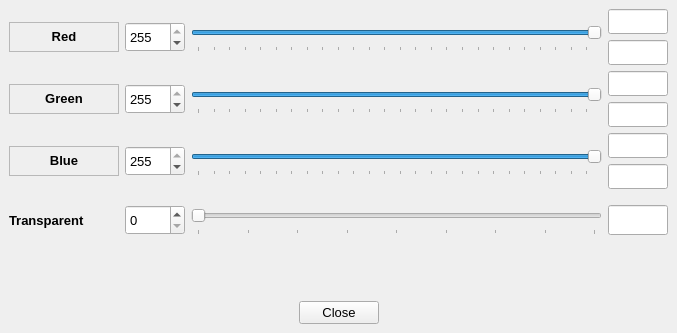
<?xml version="1.0" encoding="UTF-8"?>
<ui version="4.0">
 <class>MainWindow</class>
 <widget class="QMainWindow" name="MainWindow">
  <property name="geometry">
   <rect>
    <x>0</x>
    <y>0</y>
    <width>677</width>
    <height>333</height>
   </rect>
  </property>
  <property name="font">
   <font>
    <pointsize>10</pointsize>
   </font>
  </property>
  <property name="windowTitle">
   <string>RGB</string>
  </property>
  <property name="windowIcon">
   <iconset>
    <normaloff>app.ico</normaloff>app.ico</iconset>
  </property>
  <widget class="QWidget" name="centralwidget">
   <layout class="QVBoxLayout" name="verticalLayout_4">
    <item>
     <layout class="QGridLayout" name="gridLayout_2">
      <item row="3" column="0">
       <widget class="QLabel" name="lblBlue">
        <property name="minimumSize">
         <size>
          <width>110</width>
          <height>30</height>
         </size>
        </property>
        <property name="maximumSize">
         <size>
          <width>110</width>
          <height>30</height>
         </size>
        </property>
        <property name="font">
         <font>
          <pointsize>10</pointsize>
          <weight>75</weight>
          <bold>true</bold>
         </font>
        </property>
        <property name="focusPolicy">
         <enum>Qt::StrongFocus</enum>
        </property>
        <property name="autoFillBackground">
         <bool>false</bool>
        </property>
        <property name="frameShape">
         <enum>QFrame::StyledPanel</enum>
        </property>
        <property name="frameShadow">
         <enum>QFrame::Raised</enum>
        </property>
        <property name="text">
         <string>Blue</string>
        </property>
        <property name="textFormat">
         <enum>Qt::RichText</enum>
        </property>
        <property name="scaledContents">
         <bool>false</bool>
        </property>
        <property name="alignment">
         <set>Qt::AlignCenter</set>
        </property>
        <property name="wordWrap">
         <bool>false</bool>
        </property>
       </widget>
      </item>
      <item row="2" column="2">
       <widget class="QSlider" name="sliderGreen">
        <property name="minimumSize">
         <size>
          <width>400</width>
          <height>30</height>
         </size>
        </property>
        <property name="mouseTracking">
         <bool>false</bool>
        </property>
        <property name="contextMenuPolicy">
         <enum>Qt::DefaultContextMenu</enum>
        </property>
        <property name="acceptDrops">
         <bool>false</bool>
        </property>
        <property name="autoFillBackground">
         <bool>true</bool>
        </property>
        <property name="maximum">
         <number>255</number>
        </property>
        <property name="pageStep">
         <number>10</number>
        </property>
        <property name="value">
         <number>255</number>
        </property>
        <property name="orientation">
         <enum>Qt::Horizontal</enum>
        </property>
        <property name="invertedAppearance">
         <bool>false</bool>
        </property>
        <property name="invertedControls">
         <bool>false</bool>
        </property>
        <property name="tickPosition">
         <enum>QSlider::TicksBelow</enum>
        </property>
        <property name="tickInterval">
         <number>10</number>
        </property>
       </widget>
      </item>
      <item row="2" column="1">
       <widget class="QSpinBox" name="vbGreen">
        <property name="minimumSize">
         <size>
          <width>60</width>
          <height>30</height>
         </size>
        </property>
        <property name="maximumSize">
         <size>
          <width>60</width>
          <height>30</height>
         </size>
        </property>
        <property name="maximum">
         <number>255</number>
        </property>
        <property name="value">
         <number>255</number>
        </property>
       </widget>
      </item>
      <item row="3" column="1">
       <widget class="QSpinBox" name="vbBlue">
        <property name="minimumSize">
         <size>
          <width>60</width>
          <height>30</height>
         </size>
        </property>
        <property name="maximumSize">
         <size>
          <width>60</width>
          <height>30</height>
         </size>
        </property>
        <property name="maximum">
         <number>255</number>
        </property>
        <property name="value">
         <number>255</number>
        </property>
       </widget>
      </item>
      <item row="4" column="2">
       <widget class="QSlider" name="sliderTransparent">
        <property name="minimumSize">
         <size>
          <width>400</width>
          <height>30</height>
         </size>
        </property>
        <property name="autoFillBackground">
         <bool>true</bool>
        </property>
        <property name="maximum">
         <number>80</number>
        </property>
        <property name="value">
         <number>0</number>
        </property>
        <property name="orientation">
         <enum>Qt::Horizontal</enum>
        </property>
        <property name="tickPosition">
         <enum>QSlider::TicksBelow</enum>
        </property>
        <property name="tickInterval">
         <number>10</number>
        </property>
       </widget>
      </item>
      <item row="1" column="2">
       <widget class="QSlider" name="sliderRed">
        <property name="minimumSize">
         <size>
          <width>400</width>
          <height>30</height>
         </size>
        </property>
        <property name="autoFillBackground">
         <bool>true</bool>
        </property>
        <property name="maximum">
         <number>255</number>
        </property>
        <property name="pageStep">
         <number>10</number>
        </property>
        <property name="value">
         <number>255</number>
        </property>
        <property name="orientation">
         <enum>Qt::Horizontal</enum>
        </property>
        <property name="tickPosition">
         <enum>QSlider::TicksBelow</enum>
        </property>
        <property name="tickInterval">
         <number>10</number>
        </property>
       </widget>
      </item>
      <item row="1" column="0">
       <widget class="QLabel" name="lblRed">
        <property name="minimumSize">
         <size>
          <width>110</width>
          <height>30</height>
         </size>
        </property>
        <property name="maximumSize">
         <size>
          <width>110</width>
          <height>30</height>
         </size>
        </property>
        <property name="font">
         <font>
          <pointsize>10</pointsize>
          <weight>75</weight>
          <bold>true</bold>
          <kerning>true</kerning>
         </font>
        </property>
        <property name="focusPolicy">
         <enum>Qt::StrongFocus</enum>
        </property>
        <property name="autoFillBackground">
         <bool>false</bool>
        </property>
        <property name="frameShape">
         <enum>QFrame::StyledPanel</enum>
        </property>
        <property name="frameShadow">
         <enum>QFrame::Raised</enum>
        </property>
        <property name="midLineWidth">
         <number>5</number>
        </property>
        <property name="text">
         <string>Red</string>
        </property>
        <property name="textFormat">
         <enum>Qt::RichText</enum>
        </property>
        <property name="scaledContents">
         <bool>false</bool>
        </property>
        <property name="alignment">
         <set>Qt::AlignCenter</set>
        </property>
       </widget>
      </item>
      <item row="1" column="1">
       <widget class="QSpinBox" name="vbRed">
        <property name="minimumSize">
         <size>
          <width>60</width>
          <height>30</height>
         </size>
        </property>
        <property name="maximumSize">
         <size>
          <width>60</width>
          <height>30</height>
         </size>
        </property>
        <property name="maximum">
         <number>255</number>
        </property>
        <property name="value">
         <number>255</number>
        </property>
       </widget>
      </item>
      <item row="2" column="0">
       <widget class="QLabel" name="lblGreen">
        <property name="minimumSize">
         <size>
          <width>110</width>
          <height>30</height>
         </size>
        </property>
        <property name="maximumSize">
         <size>
          <width>110</width>
          <height>30</height>
         </size>
        </property>
        <property name="font">
         <font>
          <pointsize>10</pointsize>
          <weight>75</weight>
          <bold>true</bold>
         </font>
        </property>
        <property name="focusPolicy">
         <enum>Qt::StrongFocus</enum>
        </property>
        <property name="autoFillBackground">
         <bool>false</bool>
        </property>
        <property name="frameShape">
         <enum>QFrame::StyledPanel</enum>
        </property>
        <property name="frameShadow">
         <enum>QFrame::Raised</enum>
        </property>
        <property name="text">
         <string>Green</string>
        </property>
        <property name="textFormat">
         <enum>Qt::RichText</enum>
        </property>
        <property name="scaledContents">
         <bool>false</bool>
        </property>
        <property name="alignment">
         <set>Qt::AlignCenter</set>
        </property>
       </widget>
      </item>
      <item row="4" column="0">
       <widget class="QLabel" name="lblTransparent">
        <property name="minimumSize">
         <size>
          <width>110</width>
          <height>50</height>
         </size>
        </property>
        <property name="maximumSize">
         <size>
          <width>110</width>
          <height>50</height>
         </size>
        </property>
        <property name="font">
         <font>
          <pointsize>10</pointsize>
          <weight>75</weight>
          <bold>true</bold>
         </font>
        </property>
        <property name="text">
         <string>Transparent</string>
        </property>
       </widget>
      </item>
      <item row="4" column="3">
       <widget class="QLineEdit" name="lbledTransparent">
        <property name="minimumSize">
         <size>
          <width>60</width>
          <height>30</height>
         </size>
        </property>
        <property name="maximumSize">
         <size>
          <width>60</width>
          <height>30</height>
         </size>
        </property>
        <property name="readOnly">
         <bool>true</bool>
        </property>
       </widget>
      </item>
      <item row="4" column="1">
       <widget class="QSpinBox" name="vbTransparent">
        <property name="minimumSize">
         <size>
          <width>60</width>
          <height>30</height>
         </size>
        </property>
        <property name="maximumSize">
         <size>
          <width>60</width>
          <height>30</height>
         </size>
        </property>
       </widget>
      </item>
      <item row="3" column="2">
       <widget class="QSlider" name="sliderBlue">
        <property name="minimumSize">
         <size>
          <width>400</width>
          <height>30</height>
         </size>
        </property>
        <property name="autoFillBackground">
         <bool>true</bool>
        </property>
        <property name="maximum">
         <number>255</number>
        </property>
        <property name="pageStep">
         <number>10</number>
        </property>
        <property name="value">
         <number>255</number>
        </property>
        <property name="orientation">
         <enum>Qt::Horizontal</enum>
        </property>
        <property name="tickPosition">
         <enum>QSlider::TicksBelow</enum>
        </property>
        <property name="tickInterval">
         <number>10</number>
        </property>
       </widget>
      </item>
      <item row="1" column="3">
       <layout class="QVBoxLayout" name="verticalLayout">
        <item>
         <widget class="QLineEdit" name="lbledRed">
          <property name="minimumSize">
           <size>
            <width>60</width>
            <height>25</height>
           </size>
          </property>
          <property name="maximumSize">
           <size>
            <width>60</width>
            <height>25</height>
           </size>
          </property>
          <property name="readOnly">
           <bool>true</bool>
          </property>
         </widget>
        </item>
        <item>
         <widget class="QLineEdit" name="lineEditRed">
          <property name="minimumSize">
           <size>
            <width>60</width>
            <height>25</height>
           </size>
          </property>
          <property name="maximumSize">
           <size>
            <width>60</width>
            <height>25</height>
           </size>
          </property>
         </widget>
        </item>
       </layout>
      </item>
      <item row="2" column="3">
       <layout class="QVBoxLayout" name="verticalLayout_2">
        <item>
         <widget class="QLineEdit" name="lbledGreen">
          <property name="minimumSize">
           <size>
            <width>60</width>
            <height>25</height>
           </size>
          </property>
          <property name="maximumSize">
           <size>
            <width>60</width>
            <height>25</height>
           </size>
          </property>
          <property name="readOnly">
           <bool>true</bool>
          </property>
         </widget>
        </item>
        <item>
         <widget class="QLineEdit" name="lineEditGreen">
          <property name="minimumSize">
           <size>
            <width>60</width>
            <height>25</height>
           </size>
          </property>
          <property name="maximumSize">
           <size>
            <width>60</width>
            <height>25</height>
           </size>
          </property>
         </widget>
        </item>
       </layout>
      </item>
      <item row="3" column="3">
       <layout class="QVBoxLayout" name="verticalLayout_3">
        <item>
         <widget class="QLineEdit" name="lbledBlue">
          <property name="minimumSize">
           <size>
            <width>60</width>
            <height>25</height>
           </size>
          </property>
          <property name="maximumSize">
           <size>
            <width>60</width>
            <height>25</height>
           </size>
          </property>
          <property name="readOnly">
           <bool>true</bool>
          </property>
         </widget>
        </item>
        <item>
         <widget class="QLineEdit" name="lineEditBlue">
          <property name="minimumSize">
           <size>
            <width>60</width>
            <height>25</height>
           </size>
          </property>
          <property name="maximumSize">
           <size>
            <width>60</width>
            <height>25</height>
           </size>
          </property>
         </widget>
        </item>
       </layout>
      </item>
     </layout>
    </item>
    <item>
     <spacer name="verticalSpacer">
      <property name="orientation">
       <enum>Qt::Vertical</enum>
      </property>
      <property name="sizeHint" stdset="0">
       <size>
        <width>20</width>
        <height>54</height>
       </size>
      </property>
     </spacer>
    </item>
    <item>
     <layout class="QHBoxLayout" name="horizontalLayout">
      <property name="spacing">
       <number>20</number>
      </property>
      <item>
       <spacer name="horizontalSpacer">
        <property name="orientation">
         <enum>Qt::Horizontal</enum>
        </property>
        <property name="sizeHint" stdset="0">
         <size>
          <width>40</width>
          <height>20</height>
         </size>
        </property>
       </spacer>
      </item>
      <item>
       <widget class="QPushButton" name="btnClose">
        <property name="text">
         <string>Close</string>
        </property>
       </widget>
      </item>
      <item>
       <spacer name="horizontalSpacer_2">
        <property name="orientation">
         <enum>Qt::Horizontal</enum>
        </property>
        <property name="sizeHint" stdset="0">
         <size>
          <width>40</width>
          <height>20</height>
         </size>
        </property>
       </spacer>
      </item>
     </layout>
    </item>
   </layout>
  </widget>
 </widget>
 <tabstops>
  <tabstop>lineEditRed</tabstop>
  <tabstop>lineEditGreen</tabstop>
  <tabstop>lineEditBlue</tabstop>
  <tabstop>lbledTransparent</tabstop>
  <tabstop>btnClose</tabstop>
  <tabstop>sliderRed</tabstop>
  <tabstop>lblRed</tabstop>
  <tabstop>vbRed</tabstop>
  <tabstop>lblGreen</tabstop>
  <tabstop>vbBlue</tabstop>
  <tabstop>vbTransparent</tabstop>
  <tabstop>sliderBlue</tabstop>
  <tabstop>lbledRed</tabstop>
  <tabstop>lblBlue</tabstop>
  <tabstop>lbledGreen</tabstop>
  <tabstop>sliderGreen</tabstop>
  <tabstop>lbledBlue</tabstop>
  <tabstop>vbGreen</tabstop>
  <tabstop>sliderTransparent</tabstop>
 </tabstops>
 <resources/>
 <connections/>
</ui>
